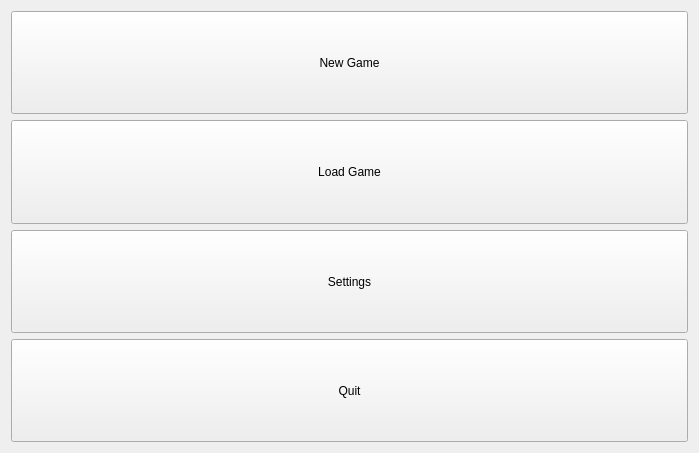
<?xml version="1.0" encoding="UTF-8"?>
<ui version="4.0">
 <class>MainMenu</class>
 <widget class="QWidget" name="MainMenu">
  <property name="geometry">
   <rect>
    <x>0</x>
    <y>0</y>
    <width>699</width>
    <height>453</height>
   </rect>
  </property>
  <property name="sizePolicy">
   <sizepolicy hsizetype="Expanding" vsizetype="Expanding">
    <horstretch>0</horstretch>
    <verstretch>0</verstretch>
   </sizepolicy>
  </property>
  <property name="windowTitle">
   <string>Form</string>
  </property>
  <layout class="QGridLayout" name="gridLayout">
   <item row="0" column="0">
    <layout class="QVBoxLayout" name="verticalLayout">
     <property name="sizeConstraint">
      <enum>QLayout::SetNoConstraint</enum>
     </property>
     <item>
      <widget class="QPushButton" name="pushButton">
       <property name="sizePolicy">
        <sizepolicy hsizetype="Expanding" vsizetype="Expanding">
         <horstretch>0</horstretch>
         <verstretch>0</verstretch>
        </sizepolicy>
       </property>
       <property name="text">
        <string>New Game</string>
       </property>
      </widget>
     </item>
     <item>
      <widget class="QPushButton" name="pushButton_3">
       <property name="sizePolicy">
        <sizepolicy hsizetype="Expanding" vsizetype="Expanding">
         <horstretch>0</horstretch>
         <verstretch>0</verstretch>
        </sizepolicy>
       </property>
       <property name="text">
        <string>Load Game</string>
       </property>
      </widget>
     </item>
     <item>
      <widget class="QPushButton" name="pushButton_2">
       <property name="sizePolicy">
        <sizepolicy hsizetype="Expanding" vsizetype="Expanding">
         <horstretch>0</horstretch>
         <verstretch>0</verstretch>
        </sizepolicy>
       </property>
       <property name="text">
        <string>Settings</string>
       </property>
      </widget>
     </item>
     <item>
      <widget class="QPushButton" name="pushButton_4">
       <property name="sizePolicy">
        <sizepolicy hsizetype="Expanding" vsizetype="Expanding">
         <horstretch>0</horstretch>
         <verstretch>0</verstretch>
        </sizepolicy>
       </property>
       <property name="text">
        <string>Quit</string>
       </property>
      </widget>
     </item>
    </layout>
   </item>
  </layout>
 </widget>
 <resources/>
 <connections/>
</ui>
